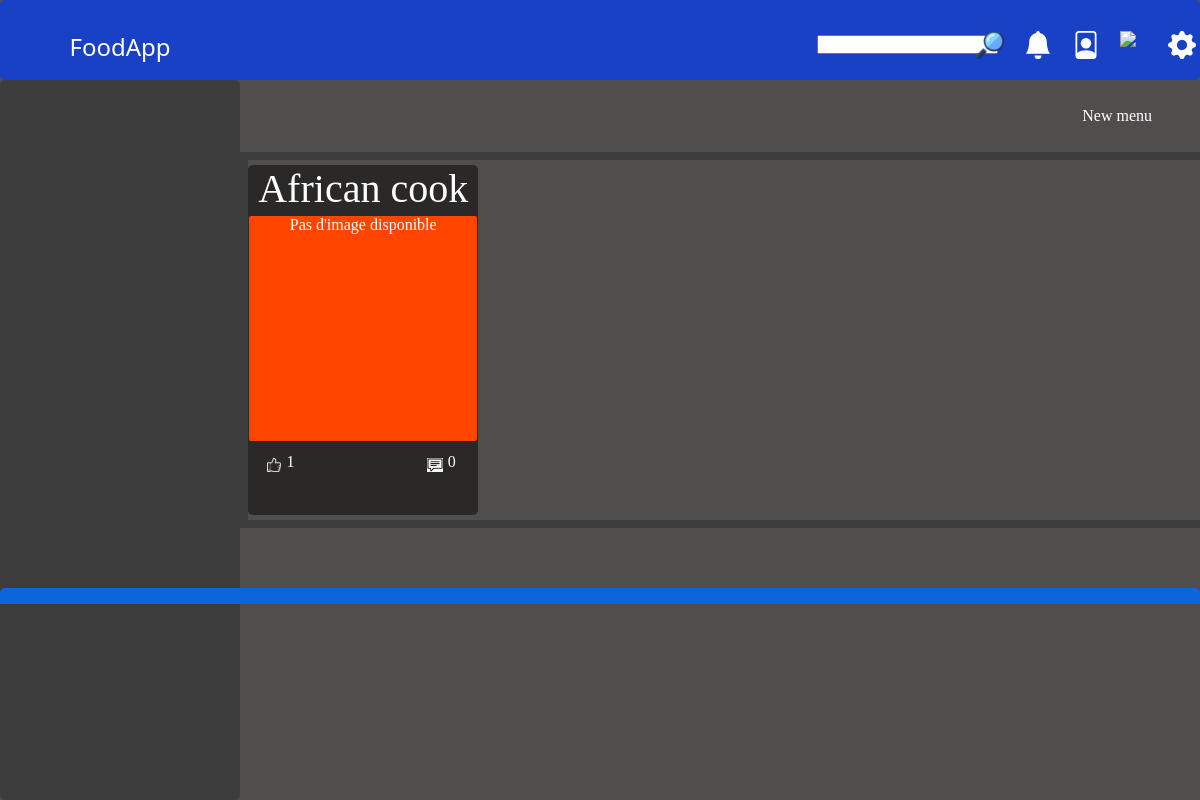
Page /user/all_menus/ (signed in) on the earlier database version.
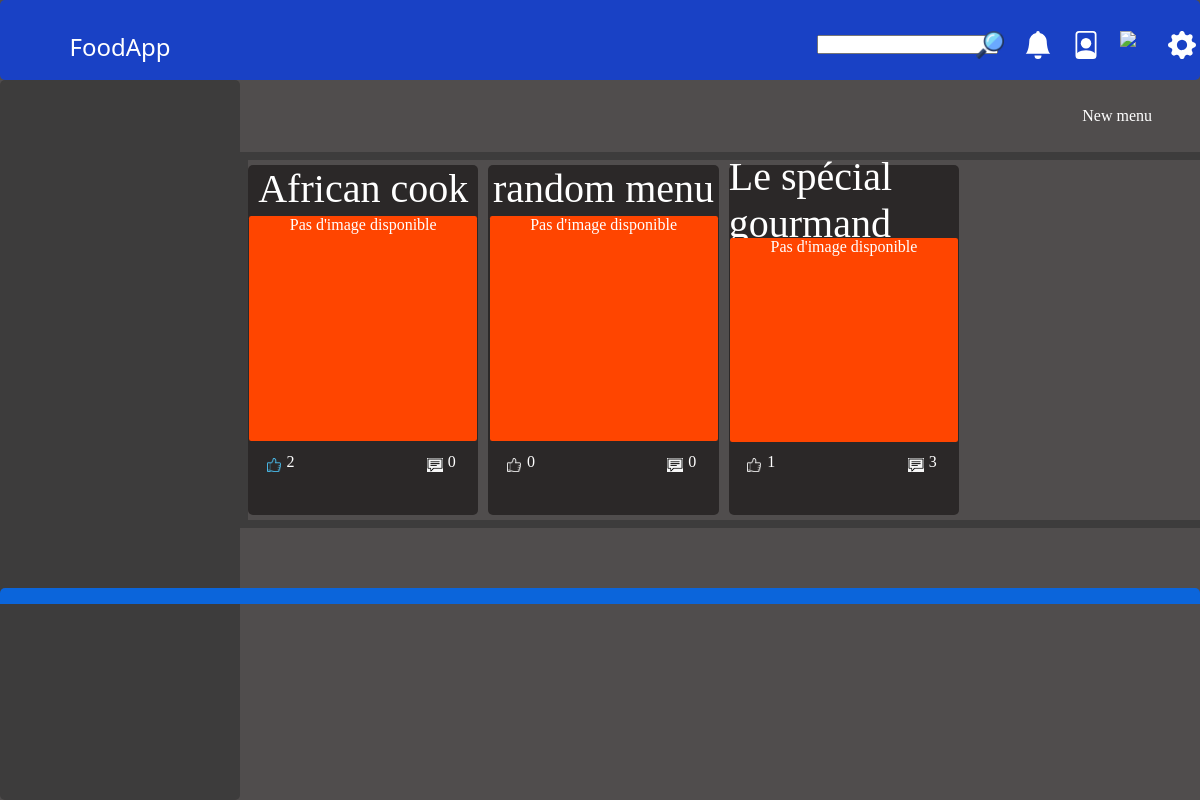
Same page on the later database version.
### visitor/models.py (models this page shows, shortened)
class Menu(models.Model):
    name = models.CharField(max_length=20, null=False, default='random menu')
    creation_date = models.DateField(auto_now=True)
    description = models.CharField(max_length=50, blank=True)
    meals = models.ManyToManyField(Meal, related_name='+', blank=False)
    operator = models.ForeignKey(Operator, related_name='menus', blank=True, null=True, on_delete=models.CASCADE)
    likers = models.ManyToManyField(Operator, related_name='likedMenus', through='MenuAppreciation')
    commentors = models.ManyToManyField(Operator, related_name='commentedMenus', through='MenuCommenting')
    def get_name(self) -> str:
        return self.name
    def count_likers(self) -> int:
        return self.likers.count()
    def count_commentors(self) -> int:
        return self.commentors.count()

### user/views.py (the view)
# urls.py: path('all_menus/', views.all_menus, name='all_menus'),
@login_required
def all_menus(request):
    menus = Menu.objects.all()
    return render(request, folder + '/menus.html', {'content':menus})

### user/templates/user/menus.html (shortened to what this page needs)
{% extends 'user/base.html' %}
{% block content %}
{% load static %}
<div class="conteneur">
	<div class='create'>
		<a href="{% url 'user:create_menu' %}">
			New menu
		</a>
	</div>
	<div class='row'>
		{% for element in content %}
		<div class="item-mini">
			<div class="item-title-mini">
				<p class="">
					{{ element.get_name }}
				</p>
			</div>
			<div class="item-image-mini">
				{% if element.get_unit %}
					<a href="{% url 'user:food_detail' id=element.id %}" class="image-cadre">
					<img src="{{ element.picture.url }}" class="round-image-borders">
				{% else %}
					{% if element.picture %}
						<a href="{% url 'user:meal_detail' id=element.id %}" class="image-cadre">
						<img src="{{ element.picture.url }}" class="round-image-borders">
					{% else %}
						<a href="{% url 'user:menu_detail' id=element.id %}" class="image-cadre">
						Pas d'image disponible
					{% endif %}
				{% endif %}
					</a>
			</div>
			{% if element.get_unit is None %}
			<div class="item-appre" style="height:20%; padding-top:0%;">
				<div class="like-comment">
					<div class="like">
						{% if element.picture %}
							<a href="#"  onclick=likeMeal('id')  class="appre-image" style="padding-top:0%;">
						{% else %}
							<a href="#"  onclick=likeMenu('id')  class="appre-image" style="padding-top:0%;">
						{% endif %}
						{% if user in element.likers.all %}
							<img id="like_image" src="{% static 'visitor/images/liked.png' %}">
						{% else %}
							<img id="like_image" src="{% static 'visitor/images/like.png' %}">
						{% endif %}
						</a>
						<p id='nb_like' class="number">{{ element.count_likers }}</p>
					</div>
						<div class="comment">
							{% if element.picture %}
								<a href="{% url 'user:display_comments' id=element.id tp='meal' %}" class="appre-image" style="padding-top:0%;">
							{% else %}
								<a href="{% url 'user:display_comments' id=element.id tp='menu' %}" class="appre-image" style="padding-top:0%;">
							{% endif %}
								<img src="{% static 'visitor/images/comment.png' %}">
							</a>
							<p id='nb_comment' class="number">{{ element.count_commentors }}</p>
						</div>
					</div>
				<div class="comment-bar" style="justify-content:flex-end;">
				</div>
			</div>
			{% endif %}
		</div>
		<div class='between-items-mini'></div>
		{% endfor %}
	</div>
</div>
{% endblock %}

Differences in the rows shown:
computed for Menu "African cook": count_likers "1" → "2"
added Menu: get_name "random menu", count_likers "0", count_commentors "0"
added Menu: get_name "Le spécial gourmand", count_likers "1", count_commentors "3"
